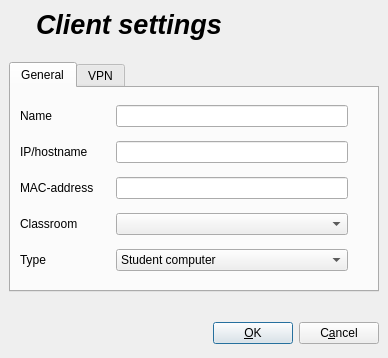
<ui version="4.0" >
 <author>Tobias Doerffel</author>
 <class>clientSettings</class>
 <widget class="QDialog" name="clientSettings" >
  <property name="geometry" >
   <rect>
    <x>0</x>
    <y>0</y>
    <width>388</width>
    <height>358</height>
   </rect>
  </property>
  <property name="windowTitle" >
   <string>Client settings</string>
  </property>
  <property name="windowIcon" >
   <iconset resource="../italc.qrc" >:/resources/client_settings.png</iconset>
  </property>
  <property name="modal" >
   <bool>true</bool>
  </property>
  <layout class="QVBoxLayout" >
   <property name="margin" >
    <number>9</number>
   </property>
   <property name="spacing" >
    <number>6</number>
   </property>
   <item>
    <layout class="QHBoxLayout" >
     <property name="margin" >
      <number>0</number>
     </property>
     <property name="spacing" >
      <number>20</number>
     </property>
     <item>
      <widget class="QLabel" name="label" >
       <property name="sizePolicy" >
        <sizepolicy>
         <hsizetype>1</hsizetype>
         <vsizetype>1</vsizetype>
         <horstretch>0</horstretch>
         <verstretch>0</verstretch>
        </sizepolicy>
       </property>
       <property name="text" >
        <string/>
       </property>
       <property name="pixmap" >
        <pixmap resource="../italc.qrc" >:/resources/client_settings.png</pixmap>
       </property>
       <property name="scaledContents" >
        <bool>false</bool>
       </property>
      </widget>
     </item>
     <item>
      <widget class="QLabel" name="label_2" >
       <property name="text" >
        <string>&lt;html>&lt;head>&lt;meta name="qrichtext" content="1" />&lt;style type="text/css">
p, li { white-space: pre-wrap; }
&lt;/style>&lt;/head>&lt;body style=" font-family:'Sans Serif'; font-size:9pt; font-weight:400; font-style:normal; text-decoration:none;">
&lt;p style=" margin-top:0px; margin-bottom:0px; margin-left:0px; margin-right:0px; -qt-block-indent:0; text-indent:0px;">&lt;span style=" font-size:20pt; font-weight:600; font-style:italic;">Client settings&lt;/span>&lt;/p>&lt;/body>&lt;/html></string>
       </property>
      </widget>
     </item>
     <item>
      <spacer>
       <property name="orientation" >
        <enum>Qt::Horizontal</enum>
       </property>
       <property name="sizeHint" >
        <size>
         <width>20</width>
         <height>20</height>
        </size>
       </property>
      </spacer>
     </item>
    </layout>
   </item>
   <item>
    <spacer>
     <property name="orientation" >
      <enum>Qt::Vertical</enum>
     </property>
     <property name="sizeType" >
      <enum>QSizePolicy::Fixed</enum>
     </property>
     <property name="sizeHint" >
      <size>
       <width>370</width>
       <height>16</height>
      </size>
     </property>
    </spacer>
   </item>
   <item>
    <widget class="QTabWidget" name="settingsTabWidget" >
     <property name="tabShape" >
      <enum>QTabWidget::Rounded</enum>
     </property>
     <property name="currentIndex" >
      <number>0</number>
     </property>
     <widget class="QWidget" name="tab" >
      <attribute name="title" >
       <string>General</string>
      </attribute>
      <attribute name="icon" >
       <iconset resource="../italc.qrc" >:/resources/config.png</iconset>
      </attribute>
      <layout class="QGridLayout" >
       <property name="margin" >
        <number>9</number>
       </property>
       <property name="spacing" >
        <number>6</number>
       </property>
       <item row="4" column="0" >
        <widget class="QLabel" name="label_9" >
         <property name="text" >
          <string>Type</string>
         </property>
         <property name="textFormat" >
          <enum>Qt::PlainText</enum>
         </property>
        </widget>
       </item>
       <item row="4" column="2" >
        <widget class="QComboBox" name="typeComboBox" >
         <item>
          <property name="text" >
           <string>Student computer</string>
          </property>
         </item>
         <item>
          <property name="text" >
           <string>Teacher computer</string>
          </property>
         </item>
         <item>
          <property name="text" >
           <string>Other/undefined computer</string>
          </property>
         </item>
        </widget>
       </item>
       <item row="3" column="2" >
        <widget class="QComboBox" name="classRoomComboBox" />
       </item>
       <item row="3" column="0" >
        <widget class="QLabel" name="label_7" >
         <property name="text" >
          <string>Classroom</string>
         </property>
         <property name="textFormat" >
          <enum>Qt::PlainText</enum>
         </property>
        </widget>
       </item>
       <item row="1" column="1" >
        <spacer>
         <property name="orientation" >
          <enum>Qt::Horizontal</enum>
         </property>
         <property name="sizeType" >
          <enum>QSizePolicy::Fixed</enum>
         </property>
         <property name="sizeHint" >
          <size>
           <width>16</width>
           <height>1</height>
          </size>
         </property>
        </spacer>
       </item>
       <item row="2" column="0" >
        <widget class="QLabel" name="label_5" >
         <property name="sizePolicy" >
          <sizepolicy>
           <hsizetype>5</hsizetype>
           <vsizetype>5</vsizetype>
           <horstretch>0</horstretch>
           <verstretch>0</verstretch>
          </sizepolicy>
         </property>
         <property name="text" >
          <string>MAC-address</string>
         </property>
         <property name="textFormat" >
          <enum>Qt::PlainText</enum>
         </property>
        </widget>
       </item>
       <item row="1" column="2" >
        <widget class="QLineEdit" name="IPEdit" >
         <property name="toolTip" >
          <string>&lt;html>&lt;head>&lt;meta name="qrichtext" content="1" />&lt;/head>&lt;body style=" white-space: pre-wrap; font-family:Sans Serif; font-size:9pt; font-weight:400; font-style:normal; text-decoration:none;">&lt;p style=" margin-top:0px; margin-bottom:0px; margin-left:0px; margin-right:0px; -qt-block-indent:0; text-indent:0px;">enter an IP-address or hostname under which iTALC can reach the client (use ':' for specifying an optional port-number)&lt;/p>&lt;/body>&lt;/html></string>
         </property>
        </widget>
       </item>
       <item row="1" column="0" >
        <widget class="QLabel" name="label_4" >
         <property name="sizePolicy" >
          <sizepolicy>
           <hsizetype>5</hsizetype>
           <vsizetype>5</vsizetype>
           <horstretch>0</horstretch>
           <verstretch>0</verstretch>
          </sizepolicy>
         </property>
         <property name="text" >
          <string>IP/hostname</string>
         </property>
         <property name="textFormat" >
          <enum>Qt::PlainText</enum>
         </property>
        </widget>
       </item>
       <item row="2" column="2" >
        <widget class="QLineEdit" name="macEdit" >
         <property name="toolTip" >
          <string>&lt;html>&lt;head>&lt;meta name="qrichtext" content="1" />&lt;/head>&lt;body style=" white-space: pre-wrap; font-family:Sans Serif; font-size:9pt; font-weight:400; font-style:normal; text-decoration:none;">&lt;p style=" margin-top:0px; margin-bottom:0px; margin-left:0px; margin-right:0px; -qt-block-indent:0; text-indent:0px;">Hardware/MAC-address of client - only used for powering on client&lt;/p>&lt;/body>&lt;/html></string>
         </property>
        </widget>
       </item>
       <item row="0" column="0" >
        <widget class="QLabel" name="label_3" >
         <property name="sizePolicy" >
          <sizepolicy>
           <hsizetype>5</hsizetype>
           <vsizetype>5</vsizetype>
           <horstretch>0</horstretch>
           <verstretch>0</verstretch>
          </sizepolicy>
         </property>
         <property name="text" >
          <string>Name</string>
         </property>
         <property name="textFormat" >
          <enum>Qt::PlainText</enum>
         </property>
        </widget>
       </item>
       <item row="0" column="2" >
        <widget class="QLineEdit" name="nameEdit" >
         <property name="sizePolicy" >
          <sizepolicy>
           <hsizetype>7</hsizetype>
           <vsizetype>0</vsizetype>
           <horstretch>0</horstretch>
           <verstretch>0</verstretch>
          </sizepolicy>
         </property>
         <property name="toolTip" >
          <string>&lt;html>&lt;head>&lt;meta name="qrichtext" content="1" />&lt;/head>&lt;body style=" white-space: pre-wrap; font-family:Sans Serif; font-size:9pt; font-weight:400; font-style:normal; text-decoration:none;">&lt;p style=" margin-top:0px; margin-bottom:0px; margin-left:0px; margin-right:0px; -qt-block-indent:0; text-indent:0px;">Name of the host which is displayed in iTALC.&lt;/p>&lt;/body>&lt;/html></string>
         </property>
        </widget>
       </item>
       <item rowspan="5" row="0" column="3" >
        <spacer>
         <property name="orientation" >
          <enum>Qt::Horizontal</enum>
         </property>
         <property name="sizeType" >
          <enum>QSizePolicy::Preferred</enum>
         </property>
         <property name="sizeHint" >
          <size>
           <width>20</width>
           <height>20</height>
          </size>
         </property>
        </spacer>
       </item>
      </layout>
     </widget>
     <widget class="QWidget" name="tab_2" >
      <attribute name="title" >
       <string>VPN</string>
      </attribute>
      <attribute name="icon" >
       <iconset resource="../italc.qrc" >:/resources/vpn.png</iconset>
      </attribute>
      <layout class="QHBoxLayout" >
       <property name="margin" >
        <number>9</number>
       </property>
       <property name="spacing" >
        <number>6</number>
       </property>
       <item>
        <layout class="QVBoxLayout" >
         <property name="margin" >
          <number>0</number>
         </property>
         <property name="spacing" >
          <number>6</number>
         </property>
         <item>
          <layout class="QHBoxLayout" >
           <property name="margin" >
            <number>0</number>
           </property>
           <property name="spacing" >
            <number>6</number>
           </property>
           <item>
            <widget class="QLabel" name="label_6" >
             <property name="text" >
              <string>Connection</string>
             </property>
             <property name="textFormat" >
              <enum>Qt::PlainText</enum>
             </property>
            </widget>
           </item>
           <item>
            <spacer>
             <property name="orientation" >
              <enum>Qt::Horizontal</enum>
             </property>
             <property name="sizeType" >
              <enum>QSizePolicy::Fixed</enum>
             </property>
             <property name="sizeHint" >
              <size>
               <width>20</width>
               <height>20</height>
              </size>
             </property>
            </spacer>
           </item>
           <item>
            <widget class="QComboBox" name="connectionComboBox" >
             <property name="enabled" >
              <bool>false</bool>
             </property>
             <property name="sizePolicy" >
              <sizepolicy>
               <hsizetype>5</hsizetype>
               <vsizetype>0</vsizetype>
               <horstretch>0</horstretch>
               <verstretch>0</verstretch>
              </sizepolicy>
             </property>
             <property name="toolTip" >
              <string>&lt;html>&lt;head>&lt;meta name="qrichtext" content="1" />&lt;/head>&lt;body style=" white-space: pre-wrap; font-family:Sans Serif; font-size:9pt; font-weight:400; font-style:normal; text-decoration:none;">&lt;p style=" margin-top:0px; margin-bottom:0px; margin-left:0px; margin-right:0px; -qt-block-indent:0; text-indent:0px;">connection to hosts on the same level&lt;/p>&lt;/body>&lt;/html></string>
             </property>
             <property name="whatsThis" >
              <string>&lt;html>&lt;head>&lt;meta name="qrichtext" content="1" />&lt;/head>&lt;body style=" white-space: pre-wrap; font-family:Sans Serif; font-size:9pt; font-weight:400; font-style:normal; text-decoration:none;">&lt;p style=" margin-top:0px; margin-bottom:0px; margin-left:0px; margin-right:0px; -qt-block-indent:0; text-indent:0px;">Here you can specify how this host is connected to the iTALC-network, i.e. hosts on the same level. Normally clients are connected via 100 MBit/s LAN, but there might be special hosts such as gateways to other iTALC-networks in foreign schools or a student's home-computer. In such cases iTALC tries to optimize its bandwidth utilization.&lt;/p>&lt;/body>&lt;/html></string>
             </property>
             <property name="iconSize" >
              <size>
               <width>22</width>
               <height>22</height>
              </size>
             </property>
             <item>
              <property name="text" >
               <string>Analog</string>
              </property>
              <property name="icon" >
               <iconset resource="../italc.qrc" >:/resources/analog.png</iconset>
              </property>
             </item>
             <item>
              <property name="text" >
               <string>ISDN</string>
              </property>
              <property name="icon" >
               <iconset resource="../italc.qrc" >:/resources/isdn.png</iconset>
              </property>
             </item>
             <item>
              <property name="text" >
               <string>DSL / 400 KBit/s</string>
              </property>
              <property name="icon" >
               <iconset resource="../italc.qrc" >:/resources/modem.png</iconset>
              </property>
             </item>
             <item>
              <property name="text" >
               <string>DSL / 2000 KBit/s</string>
              </property>
              <property name="icon" >
               <iconset resource="../italc.qrc" >:/resources/modem.png</iconset>
              </property>
             </item>
             <item>
              <property name="text" >
               <string>100 MBit/s LAN</string>
              </property>
              <property name="icon" >
               <iconset resource="../italc.qrc" >:/resources/lan.png</iconset>
              </property>
             </item>
             <item>
              <property name="text" >
               <string>1000 MBit/s LAN</string>
              </property>
              <property name="icon" >
               <iconset resource="../italc.qrc" >:/resources/lan.png</iconset>
              </property>
             </item>
            </widget>
           </item>
           <item>
            <spacer>
             <property name="orientation" >
              <enum>Qt::Horizontal</enum>
             </property>
             <property name="sizeType" >
              <enum>QSizePolicy::Expanding</enum>
             </property>
             <property name="sizeHint" >
              <size>
               <width>20</width>
               <height>29</height>
              </size>
             </property>
            </spacer>
           </item>
          </layout>
         </item>
         <item>
          <widget class="QCheckBox" name="hostIsGateway" >
           <property name="enabled" >
            <bool>false</bool>
           </property>
           <property name="toolTip" >
            <string>&lt;html>&lt;head>&lt;meta name="qrichtext" content="1" />&lt;/head>&lt;body style=" white-space: pre-wrap; font-family:Sans Serif; font-size:9pt; font-weight:400; font-style:normal; text-decoration:none;">&lt;p style=" margin-top:0px; margin-bottom:0px; margin-left:0px; margin-right:0px; -qt-block-indent:0; text-indent:0px;">Check if the host is the gateway for the subnet.&lt;/p>&lt;/body>&lt;/html></string>
           </property>
           <property name="text" >
            <string>Host is &amp;gateway for subnet</string>
           </property>
          </widget>
         </item>
         <item>
          <widget class="QCheckBox" name="actAsDemoReplicator" >
           <property name="enabled" >
            <bool>false</bool>
           </property>
           <property name="toolTip" >
            <string>&lt;html>&lt;head>&lt;meta name="qrichtext" content="1" />&lt;/head>&lt;body style=" white-space: pre-wrap; font-family:Sans Serif; font-size:9pt; font-weight:400; font-style:normal; text-decoration:none;">&lt;p style=" margin-top:0px; margin-bottom:0px; margin-left:0px; margin-right:0px; -qt-block-indent:0; text-indent:0px;">Activate this option for at least one host in a subnet.&lt;/p>&lt;/body>&lt;/html></string>
           </property>
           <property name="whatsThis" >
            <string>&lt;html>&lt;head>&lt;meta name="qrichtext" content="1" />&lt;/head>&lt;body style=" white-space: pre-wrap; font-family:Sans Serif; font-size:9pt; font-weight:400; font-style:normal; text-decoration:none;">&lt;p style=" margin-top:0px; margin-bottom:0px; margin-left:0px; margin-right:0px; -qt-block-indent:0; text-indent:0px;">When showing a demo to more than one host in a foreign network, it's meaningful to activate this option for at least one of the involved hosts. This way all data is only sent once to the demo-replicator which provides the data for all the other clients in the network. Especially on slow links usage of this option is essential. Normally you should enable this option on the subnet-gateway (see option above).&lt;/p>&lt;/body>&lt;/html></string>
           </property>
           <property name="text" >
            <string>Act as &amp;demo replicator</string>
           </property>
          </widget>
         </item>
         <item>
          <spacer>
           <property name="orientation" >
            <enum>Qt::Vertical</enum>
           </property>
           <property name="sizeHint" >
            <size>
             <width>286</width>
             <height>17</height>
            </size>
           </property>
          </spacer>
         </item>
        </layout>
       </item>
      </layout>
     </widget>
    </widget>
   </item>
   <item>
    <spacer>
     <property name="orientation" >
      <enum>Qt::Vertical</enum>
     </property>
     <property name="sizeType" >
      <enum>QSizePolicy::Fixed</enum>
     </property>
     <property name="sizeHint" >
      <size>
       <width>21</width>
       <height>20</height>
      </size>
     </property>
    </spacer>
   </item>
   <item>
    <layout class="QHBoxLayout" >
     <property name="margin" >
      <number>0</number>
     </property>
     <property name="spacing" >
      <number>6</number>
     </property>
     <item>
      <spacer>
       <property name="orientation" >
        <enum>Qt::Horizontal</enum>
       </property>
       <property name="sizeHint" >
        <size>
         <width>10</width>
         <height>31</height>
        </size>
       </property>
      </spacer>
     </item>
     <item>
      <widget class="QPushButton" name="okButton" >
       <property name="sizePolicy" >
        <sizepolicy>
         <hsizetype>1</hsizetype>
         <vsizetype>0</vsizetype>
         <horstretch>0</horstretch>
         <verstretch>0</verstretch>
        </sizepolicy>
       </property>
       <property name="layoutDirection" >
        <enum>Qt::LeftToRight</enum>
       </property>
       <property name="text" >
        <string>&amp;OK</string>
       </property>
       <property name="icon" >
        <iconset resource="../italc.qrc" >:/resources/apply.png</iconset>
       </property>
       <property name="autoDefault" >
        <bool>true</bool>
       </property>
      </widget>
     </item>
     <item>
      <widget class="QPushButton" name="cancelButton" >
       <property name="sizePolicy" >
        <sizepolicy>
         <hsizetype>1</hsizetype>
         <vsizetype>0</vsizetype>
         <horstretch>0</horstretch>
         <verstretch>0</verstretch>
        </sizepolicy>
       </property>
       <property name="text" >
        <string>C&amp;ancel</string>
       </property>
       <property name="icon" >
        <iconset resource="../italc.qrc" >:/resources/cancel.png</iconset>
       </property>
      </widget>
     </item>
    </layout>
   </item>
  </layout>
 </widget>
 <tabstops>
  <tabstop>nameEdit</tabstop>
  <tabstop>IPEdit</tabstop>
  <tabstop>macEdit</tabstop>
  <tabstop>classRoomComboBox</tabstop>
  <tabstop>settingsTabWidget</tabstop>
  <tabstop>connectionComboBox</tabstop>
  <tabstop>hostIsGateway</tabstop>
  <tabstop>actAsDemoReplicator</tabstop>
  <tabstop>okButton</tabstop>
  <tabstop>cancelButton</tabstop>
 </tabstops>
 <resources>
  <include location="../italc.qrc" />
 </resources>
 <connections>
  <connection>
   <sender>okButton</sender>
   <signal>clicked()</signal>
   <receiver>clientSettings</receiver>
   <slot>accept()</slot>
   <hints>
    <hint type="sourcelabel" >
     <x>278</x>
     <y>253</y>
    </hint>
    <hint type="destinationlabel" >
     <x>96</x>
     <y>254</y>
    </hint>
   </hints>
  </connection>
  <connection>
   <sender>cancelButton</sender>
   <signal>clicked()</signal>
   <receiver>clientSettings</receiver>
   <slot>reject()</slot>
   <hints>
    <hint type="sourcelabel" >
     <x>369</x>
     <y>253</y>
    </hint>
    <hint type="destinationlabel" >
     <x>179</x>
     <y>282</y>
    </hint>
   </hints>
  </connection>
 </connections>
</ui>
